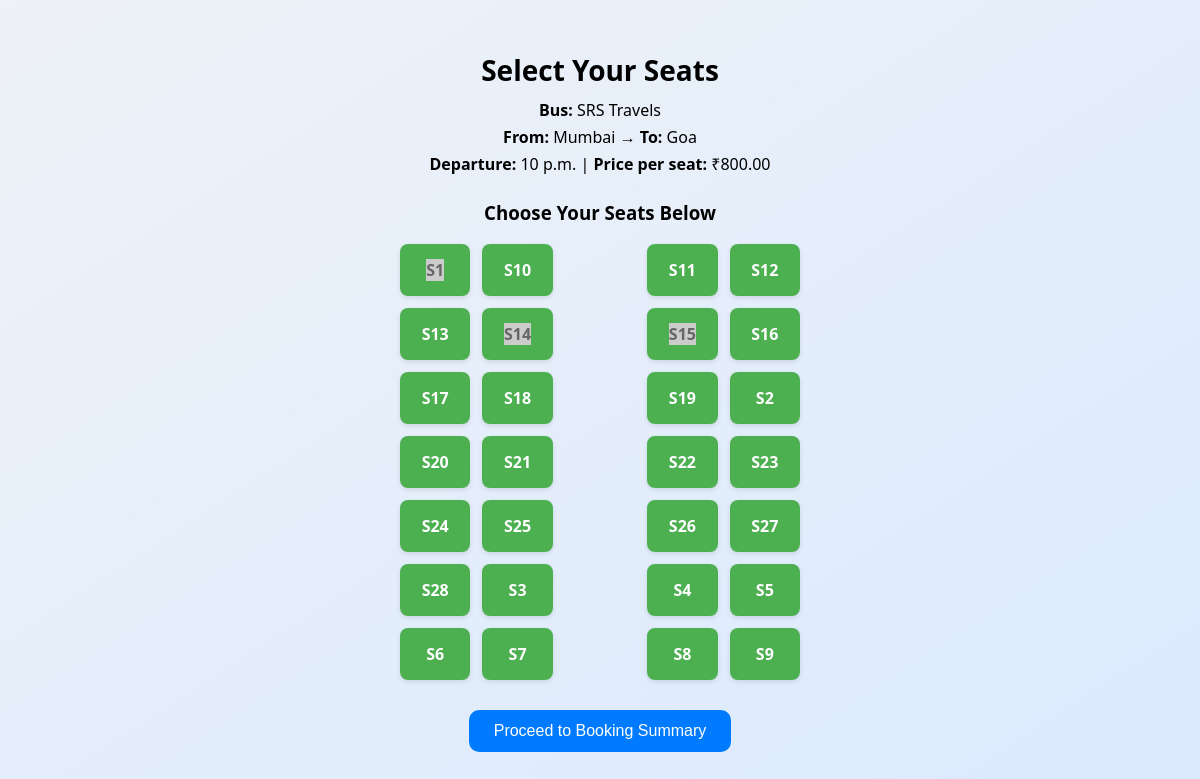
The page /seats/2/ (signed in) on the database its author committed.
### Travel/models.py (models this page shows, shortened)
class Bus(models.Model):
    operator = models.CharField(max_length=100)
    source = models.CharField(max_length=100)
    destination = models.CharField(max_length=100)
    departure_time = models.TimeField()
    arrival_time = models.TimeField()
    price = models.DecimalField(max_digits=6, decimal_places=2)

class Seat(models.Model):
    bus = models.ForeignKey(Bus, on_delete=models.CASCADE)
    seat_number = models.CharField(max_length=10)
    is_booked = models.BooleanField(default=False)

### Travel/views.py (the view, shortened to what this page needs)
# urls.py: path('seats/<int:bus_id>/', views.view_seats, name='view_seats'),
def view_seats(request, bus_id):
    user_id = request.session.get('user_id')
    if not user_id:
        messages.error(request, "Please log in to book a seat.")
        return redirect('login_view')
    bus = get_object_or_404(Bus, id=bus_id)
    seats = Seat.objects.filter(bus=bus).order_by('seat_number')
    seat_map = []
    row = []
    for i, seat in enumerate(seats):
        row.append(seat)
        if (i + 1) % 4 == 0:
            seat_map.append(row[:2] + ['aisle'] + row[2:])
            row = []
    if row:
        seat_map.append(row)
    all_seats_booked = all(seat.is_booked for seat in seats)
    return render(request, 'view_seat.html', {
        'bus': bus,
        'seat_rows': seat_map,
        'all_seats_booked': all_seats_booked
    })

### Travel/templates/view_seat.html (shortened to what this page needs)
{% load static %}
<!DOCTYPE html>
<html>
<head>
</head>
<body>
    <h2>Select Your Seats</h2>
    <div class="bus-info">
        <p><strong>Bus:</strong> {{ bus.operator }}</p>
        <p><strong>From:</strong> {{ bus.source }} → <strong>To:</strong> {{ bus.destination }}</p>
        <p><strong>Departure:</strong> {{ bus.departure_time }} | <strong>Price per seat:</strong> ₹{{ bus.price }}</p>
    </div>
    {% if all_seats_booked %}
        <div class="full">⚠ Sorry, all seats on this bus are fully booked.</div>
        <a href="{% url 'bus_list' %}" class="back-link">🔙 Back to Bus List</a>
    {% else %}
        <form method="post">
            <h3>Choose Your Seats Below</h3>
            <div class="seat-grid">
                {% for row in seat_rows %}
                    {% for seat in row %}
                        {% if seat == 'aisle' %}
                            <div class="aisle">---</div>
                        {% elif seat %}
                            <div class="seat {% if seat.is_booked %}booked{% endif %}">
                                <label>
                                    <span>{{ seat.seat_number }}</span>
                                </label>
                            </div>
                        {% else %}
                            <div class="aisle"></div>
                        {% endif %}
                    {% endfor %}
                {% endfor %}
            </div>
            <button type="submit">Proceed to Booking Summary</button>
        </form>
    {% endif %}
</body>
</html>

### Travel/templates/view_seat.html (style rules this page uses)
body { font-family: 'Segoe UI', sans-serif; background: linear-gradient(to bottom right, #eef2f7, #dbeafe); padding: 20px; text-align: center; }
h2 { margin-bottom: 10px; font-size: 28px; }
.bus-info { margin-bottom: 25px; font-size: 16px; }
.bus-info p { margin: 5px 0; }
.seat-grid { display: grid; grid-template-columns: repeat(auto-fit, minmax(60px, 1fr)); max-width: 400px; gap: 12px; margin: 0 auto 30px; }
.seat { background: #4caf50; color: white; padding: 15px 0; border-radius: 8px; font-weight: bold; cursor: pointer; box-shadow: 0 2px 5px rgba(0,0,0,0.1); transition: transform 0.2s ease; }
.seat label { display: block; cursor: pointer; }
.booked span { background: #ccc !important; color: #666; cursor: not-allowed; }
button { padding: 12px 25px; background: #007bff; color: white; border: none; border-radius: 10px; font-size: 16px; cursor: pointer; transition: background 0.3s; }

### rows shown on the page
Bus: operator "SRS Travels", source "Mumbai", destination "Goa", departure_time "10 p.m.", price "800.00"
Seat: seat_number "S1"
Seat: seat_number "S10"
Seat: seat_number "S11"
Seat: seat_number "S12"
Seat: seat_number "S13"
Seat: seat_number "S14"
Seat: seat_number "S15"
Seat: seat_number "S16"
Seat: seat_number "S17"
Seat: seat_number "S18"
Seat: seat_number "S19"
Seat: seat_number "S2"
Seat: seat_number "S20"
Seat: seat_number "S21"
Seat: seat_number "S22"
Seat: seat_number "S23"
Seat: seat_number "S24"
Seat: seat_number "S25"
Seat: seat_number "S26"
Seat: seat_number "S27"
Seat: seat_number "S28"
Seat: seat_number "S3"
Seat: seat_number "S4"
Seat: seat_number "S5"
Seat: seat_number "S6"
Seat: seat_number "S7"
Seat: seat_number "S8"
Seat: seat_number "S9"
